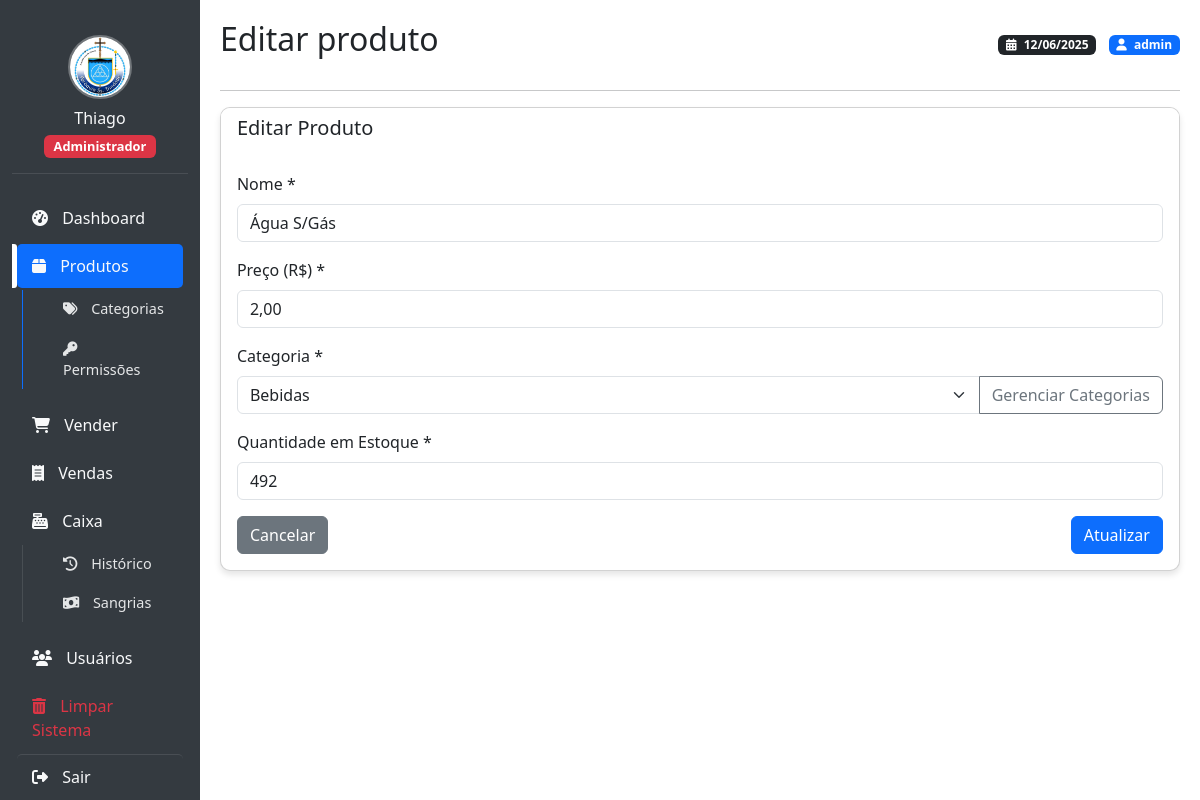
Screenshot of /editar_produto.php?id=17 (signed in) with the database file from the repository.
### tables this page shows
CREATE TABLE IF NOT EXISTS `produtos` (
  `id` int(11) NOT NULL AUTO_INCREMENT,
  `nome` varchar(100) DEFAULT NULL,
  `preco` decimal(10,2) DEFAULT NULL,
  `quantidade_estoque` int(11) DEFAULT NULL,
  `categoria_id` int(11) DEFAULT NULL,
  `cor` varchar(7) DEFAULT '#eeeeee',
  PRIMARY KEY (`id`),
  KEY `fk_produto_categoria` (`categoria_id`),
  CONSTRAINT `fk_produto_categoria` FOREIGN KEY (`categoria_id`) REFERENCES `categorias` (`id`) ON DELETE SET NULL
);

CREATE TABLE IF NOT EXISTS `categorias` (
  `id` int(11) NOT NULL AUTO_INCREMENT,
  `nome` varchar(50) NOT NULL,
  PRIMARY KEY (`id`),
  UNIQUE KEY `nome` (`nome`)
);

### editar_produto.php (the view, shortened to what this page needs)
<?php
require_once 'db.php';
$produto = null;
$id = mysqli_real_escape_string($conn, $_GET['id']);
$sql_categorias = "SELECT * FROM categorias ORDER BY nome";
$result_categorias = mysqli_query($conn, $sql_categorias);
$sql = "SELECT p.*, c.nome as categoria_nome
        FROM produtos p
        LEFT JOIN categorias c ON p.categoria_id = c.id
        WHERE p.id = $id";
$result = mysqli_query($conn, $sql);
if (mysqli_num_rows($result) > 0) {
    $produto = mysqli_fetch_assoc($result);
} else {
    header("Location: produtos.php");
    exit;
}
include 'header.php';
?>
<div class="card">
    <div class="card-header">
        <h5 class="card-title">Editar Produto</h5>
    </div>
    <div class="card-body">
        <form method="post" action="">
            <div class="mb-3">
                <label for="nome" class="form-label">Nome *</label>
                <input type="text" class="form-control" id="nome" name="nome"
                       value="<?php echo htmlspecialchars($produto['nome']); ?>" required>
            </div>
            <div class="mb-3">
                <label for="preco" class="form-label">Preço (R$) *</label>
                <input type="text" class="form-control" id="preco" name="preco" required
                       value="<?php echo str_replace('.', ',', $produto['preco']); ?>"
                       placeholder="0,00" pattern="[0-9]+([,\.][0-9]{0,2})?">
            </div>
            <div class="mb-3">
                <label for="categoria_id" class="form-label">Categoria *</label>
                <div class="input-group">
                    <select class="form-select" id="categoria_id" name="categoria_id" required>
                        <?php while ($categoria = mysqli_fetch_assoc($result_categorias)): ?>
                            <option value="<?php echo $categoria['id']; ?>"
                                <?php echo ($produto['categoria_id'] == $categoria['id']) ? 'selected' : ''; ?>>
                                <?php echo htmlspecialchars($categoria['nome']); ?>
                            </option>
                        <?php endwhile; ?>
                    </select>
                    <a href="produtos/categorias.php" class="btn btn-outline-secondary" target="_blank">
                        Gerenciar Categorias
                    </a>
                </div>
            </div>
            <div class="mb-3">
                <label for="quantidade_estoque" class="form-label">Quantidade em Estoque *</label>
                <input type="number" class="form-control" id="quantidade_estoque" name="quantidade_estoque"
                       value="<?php echo $produto['quantidade_estoque']; ?>" required min="0">
            </div>
            <div class="d-flex justify-content-between">
                <a href="produtos.php" class="btn btn-secondary">Cancelar</a>
                <button type="submit" class="btn btn-primary">Atualizar</button>
            </div>
        </form>
    </div>
</div>
<?php include 'footer.php'; ?>

### header.php (style rules this page uses)
:root { --primary-color: #0d6efd; --secondary-color: #343a40; --accent-color: #198754; }
body { touch-action: manipulation; -webkit-overflow-scrolling: touch; }
.card { margin-bottom: 20px; border-radius: 10px; box-shadow: 0 4px 6px rgba(0,0,0,0.1); overflow: hidden; }
.card-header { background-color: rgba(0,0,0,0.03); font-weight: 500; }
.card-header { border: none; background: #fff; }

### rows the page displays
produtos: nome "Água S/Gás", preco "2,00", categoria_id "Bebidas", quantidade_estoque "492"

### other values shown
$_SESSION['usuario_nome'] "Thiago"
str_replace(['.php', '_'], ['', ' '], basename($_SERVER['PHP_SELF'])) "Editar produto"
$_SESSION['usuario'] "admin"
